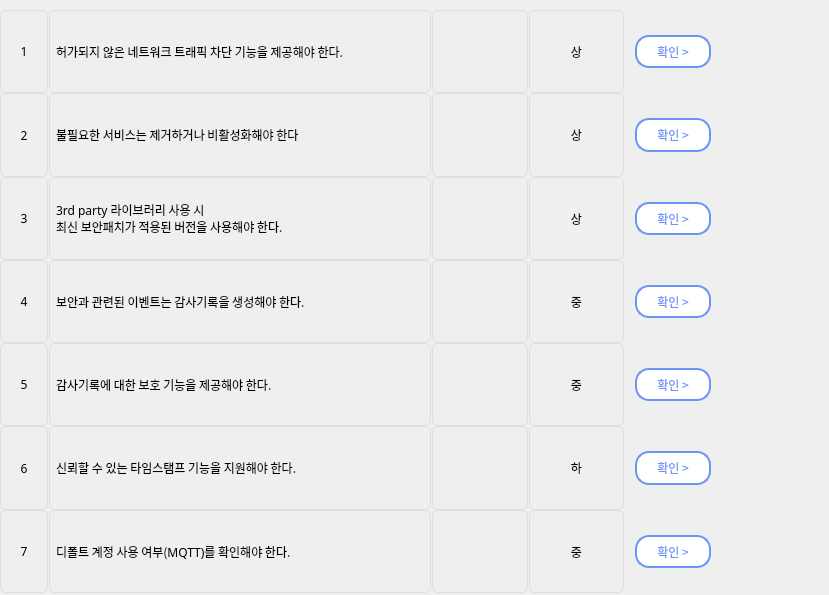
    <widget class="QWidget" name="scrollAreaWidgetContents">
     <property name="geometry">
      <rect>
       <x>0</x>
       <y>-254</y>
       <width>829</width>
       <height>595</height>
      </rect>
     </property>
     <property name="minimumSize">
      <size>
       <width>0</width>
       <height>519</height>
      </size>
     </property>
     <property name="maximumSize">
      <size>
       <width>16777215</width>
       <height>15777215</height>
      </size>
     </property>
     <property name="font">
      <font>
       <kerning>true</kerning>
      </font>
     </property>
     <widget class="QWidget" name="gridLayoutWidget_3">
      <property name="geometry">
       <rect>
        <x>0</x>
        <y>10</y>
        <width>721</width>
        <height>583</height>
       </rect>
      </property>
      <layout class="QGridLayout" name="gridLayout_5" columnstretch="1,8,2,2,2">
       <property name="sizeConstraint">
        <enum>QLayout::SetDefaultConstraint</enum>
       </property>
       <property name="leftMargin">
        <number>0</number>
       </property>
       <property name="topMargin">
        <number>0</number>
       </property>
       <property name="horizontalSpacing">
        <number>1</number>
       </property>
       <property name="verticalSpacing">
        <number>0</number>
       </property>
       <item row="2" column="3">
        <widget class="QLabel" name="label_185">
         <property name="font">
          <font>
           <family>AppleSDGothicNeoM00</family>
          </font>
         </property>
         <property name="styleSheet">
          <string notr="true">border: 1px solid rgb(223, 223, 223);
border-radius: 6px</string>
         </property>
         <property name="text">
          <string>상</string>
         </property>
         <property name="alignment">
          <set>Qt::AlignCenter</set>
         </property>
        </widget>
       </item>
       <item row="2" column="1">
        <widget class="QLabel" name="label_186">
         <property name="font">
          <font>
           <family>AppleSDGothicNeoM00</family>
          </font>
         </property>
         <property name="styleSheet">
          <string notr="true">border: 1px solid rgb(223, 223, 223);
border-radius: 6px;
padding-left: 3px;</string>
         </property>
         <property name="text">
          <string>불필요한 서비스는 제거하거나 비활성화해야 한다</string>
         </property>
         <property name="alignment">
          <set>Qt::AlignLeading|Qt::AlignLeft|Qt::AlignVCenter</set>
         </property>
        </widget>
       </item>
       <item row="5" column="3">
        <widget class="QLabel" name="label_178">
         <property name="font">
          <font>
           <family>AppleSDGothicNeoM00</family>
          </font>
         </property>
         <property name="styleSheet">
          <string notr="true">border: 1px solid rgb(223, 223, 223);
border-radius: 6px</string>
         </property>
         <property name="text">
          <string>중</string>
         </property>
         <property name="alignment">
          <set>Qt::AlignCenter</set>
         </property>
        </widget>
       </item>
       <item row="4" column="4">
        <widget class="QPushButton" name="pushButton_53">
         <property name="sizePolicy">
          <sizepolicy hsizetype="Minimum" vsizetype="Minimum">
           <horstretch>0</horstretch>
           <verstretch>0</verstretch>
          </sizepolicy>
         </property>
         <property name="sizeIncrement">
          <size>
           <width>0</width>
           <height>0</height>
          </size>
         </property>
         <property name="font">
          <font>
           <family>AppleSDGothicNeoM00</family>
           <pointsize>9</pointsize>
          </font>
         </property>
         <property name="cursor">
          <cursorShape>PointingHandCursor</cursorShape>
         </property>
         <property name="layoutDirection">
          <enum>Qt::LeftToRight</enum>
         </property>
         <property name="styleSheet">
          <string notr="true">QPushButton {
            background-color : rgb(255, 255, 255);
            color : rgb(108, 147, 246);
            border: 2px solid rgb(108, 147, 246);
            margin-left:10px;
            margin-right:10px;
            margin-top:25px;
            margin-bottom:25px;
            border-radius:14px
        }
        QPushButton:hover {
            background-color : rgb(108, 147, 246);
            color : rgb(255, 255, 255);
            border: 2px solid rgb(108, 147, 246);
            margin-left:10px;
            margin-right:10px;
            margin-top:25px;
            margin-bottom:25px;
            border-radius:14px
        }</string>
         </property>
         <property name="text">
          <string>확인 &gt;</string>
         </property>
         <property name="iconSize">
          <size>
           <width>9</width>
           <height>20</height>
          </size>
         </property>
        </widget>
       </item>
       <item row="4" column="1">
        <widget class="QLabel" name="label_180">
         <property name="font">
          <font>
           <family>AppleSDGothicNeoM00</family>
          </font>
         </property>
         <property name="styleSheet">
          <string notr="true">border: 1px solid rgb(223, 223, 223);
border-radius: 6px;
padding-left: 3px;</string>
         </property>
         <property name="text">
          <string>보안과 관련된 이벤트는 감사기록을 생성해야 한다.</string>
         </property>
         <property name="alignment">
          <set>Qt::AlignLeading|Qt::AlignLeft|Qt::AlignVCenter</set>
         </property>
        </widget>
       </item>
       <item row="6" column="3">
        <widget class="QLabel" name="label_187">
         <property name="font">
          <font>
           <family>AppleSDGothicNeoM00</family>
          </font>
         </property>
         <property name="styleSheet">
          <string notr="true">border: 1px solid rgb(223, 223, 223);
border-radius: 6px</string>
         </property>
         <property name="text">
          <string>하</string>
         </property>
         <property name="alignment">
          <set>Qt::AlignCenter</set>
         </property>
        </widget>
       </item>
       <item row="6" column="4">
        <widget class="QPushButton" name="pushButton_58">
         <property name="sizePolicy">
          <sizepolicy hsizetype="Minimum" vsizetype="Minimum">
           <horstretch>0</horstretch>
           <verstretch>0</verstretch>
          </sizepolicy>
         </property>
         <property name="sizeIncrement">
          <size>
           <width>0</width>
           <height>0</height>
          </size>
         </property>
         <property name="font">
          <font>
           <family>AppleSDGothicNeoM00</family>
           <pointsize>9</pointsize>
          </font>
         </property>
         <property name="cursor">
          <cursorShape>PointingHandCursor</cursorShape>
         </property>
         <property name="layoutDirection">
          <enum>Qt::LeftToRight</enum>
         </property>
         <property name="styleSheet">
          <string notr="true">QPushButton {
            background-color : rgb(255, 255, 255);
            color : rgb(108, 147, 246);
            border: 2px solid rgb(108, 147, 246);
            margin-left:10px;
            margin-right:10px;
            margin-top:25px;
            margin-bottom:25px;
            border-radius:14px
        }
        QPushButton:hover {
            background-color : rgb(108, 147, 246);
            color : rgb(255, 255, 255);
            border: 2px solid rgb(108, 147, 246);
            margin-left:10px;
            margin-right:10px;
            margin-top:25px;
            margin-bottom:25px;
            border-radius:14px
        }</string>
         </property>
         <property name="text">
          <string>확인 &gt;</string>
         </property>
         <property name="iconSize">
          <size>
           <width>9</width>
           <height>20</height>
          </size>
         </property>
        </widget>
       </item>
       <item row="6" column="1">
        <widget class="QLabel" name="label_199">
         <property name="font">
          <font>
           <family>AppleSDGothicNeoM00</family>
          </font>
         </property>
         <property name="styleSheet">
          <string notr="true">border: 1px solid rgb(223, 223, 223);
border-radius: 6px;
padding-left: 3px;</string>
         </property>
         <property name="text">
          <string>신뢰할 수 있는 타임스탬프 기능을 지원해야 한다.</string>
         </property>
         <property name="alignment">
          <set>Qt::AlignLeading|Qt::AlignLeft|Qt::AlignVCenter</set>
         </property>
        </widget>
       </item>
       <item row="0" column="0">
        <widget class="QLabel" name="label_198">
         <property name="font">
          <font>
           <family>AppleSDGothicNeoM00</family>
          </font>
         </property>
         <property name="styleSheet">
          <string notr="true">border: 1px solid rgb(223, 223, 223);
border-radius: 6px</string>
         </property>
         <property name="text">
          <string>1</string>
         </property>
         <property name="alignment">
          <set>Qt::AlignCenter</set>
         </property>
        </widget>
       </item>
       <item row="0" column="1">
        <widget class="QLabel" name="label_196">
         <property name="font">
          <font>
           <family>AppleSDGothicNeoM00</family>
          </font>
         </property>
         <property name="styleSheet">
          <string notr="true">border: 1px solid rgb(223, 223, 223);
border-radius: 6px;
padding-left: 3px;</string>
         </property>
         <property name="text">
          <string>허가되지 않은 네트워크 트래픽 차단 기능을 제공해야 한다.</string>
         </property>
         <property name="alignment">
          <set>Qt::AlignLeading|Qt::AlignLeft|Qt::AlignVCenter</set>
         </property>
        </widget>
       </item>
       <item row="6" column="0">
        <widget class="QLabel" name="label_207">
         <property name="font">
          <font>
           <family>AppleSDGothicNeoM00</family>
          </font>
         </property>
         <property name="styleSheet">
          <string notr="true">border: 1px solid rgb(223, 223, 223);
border-radius: 6px</string>
         </property>
         <property name="text">
          <string>6</string>
         </property>
         <property name="alignment">
          <set>Qt::AlignCenter</set>
         </property>
        </widget>
       </item>
       <item row="7" column="1">
        <widget class="QLabel" name="label_200">
         <property name="font">
          <font>
           <family>AppleSDGothicNeoM00</family>
          </font>
         </property>
         <property name="styleSheet">
          <string notr="true">border: 1px solid rgb(223, 223, 223);
border-radius: 6px;
padding-left: 3px;</string>
         </property>
         <property name="text">
          <string>디폴트 계정 사용 여부(MQTT)를 확인해야 한다.</string>
         </property>
         <property name="alignment">
          <set>Qt::AlignLeading|Qt::AlignLeft|Qt::AlignVCenter</set>
         </property>
        </widget>
       </item>
       <item row="7" column="0">
        <widget class="QLabel" name="label_208">
         <property name="font">
          <font>
           <family>AppleSDGothicNeoM00</family>
          </font>
         </property>
         <property name="styleSheet">
          <string notr="true">border: 1px solid rgb(223, 223, 223);
border-radius: 6px</string>
         </property>
         <property name="text">
          <string>7</string>
         </property>
         <property name="alignment">
          <set>Qt::AlignCenter</set>
         </property>
        </widget>
       </item>
       <item row="7" column="3">
        <widget class="QLabel" name="label_191">
         <property name="font">
          <font>
           <family>AppleSDGothicNeoM00</family>
          </font>
         </property>
         <property name="styleSheet">
          <string notr="true">border: 1px solid rgb(223, 223, 223);
border-radius: 6px</string>
         </property>
         <property name="text">
          <string>중</string>
         </property>
         <property name="alignment">
          <set>Qt::AlignCenter</set>
         </property>
        </widget>
       </item>
       <item row="7" column="4">
        <widget class="QPushButton" name="pushButton_59">
         <property name="sizePolicy">
          <sizepolicy hsizetype="Minimum" vsizetype="Minimum">
           <horstretch>0</horstretch>
           <verstretch>0</verstretch>
          </sizepolicy>
         </property>
         <property name="sizeIncrement">
          <size>
           <width>0</width>
           <height>0</height>
          </size>
         </property>
         <property name="font">
          <font>
           <family>AppleSDGothicNeoM00</family>
           <pointsize>9</pointsize>
          </font>
         </property>
         <property name="cursor">
          <cursorShape>PointingHandCursor</cursorShape>
         </property>
         <property name="layoutDirection">
          <enum>Qt::LeftToRight</enum>
         </property>
         <property name="styleSheet">
          <string notr="true">QPushButton {
            background-color : rgb(255, 255, 255);
            color : rgb(108, 147, 246);
            border: 2px solid rgb(108, 147, 246);
            margin-left:10px;
            margin-right:10px;
            margin-top:25px;
            margin-bottom:25px;
            border-radius:14px
        }
        QPushButton:hover {
            background-color : rgb(108, 147, 246);
            color : rgb(255, 255, 255);
            border: 2px solid rgb(108, 147, 246);
            margin-left:10px;
            margin-right:10px;
            margin-top:25px;
            margin-bottom:25px;
            border-radius:14px
        }</string>
         </property>
         <property name="text">
          <string>확인 &gt;</string>
         </property>
         <property name="iconSize">
          <size>
           <width>9</width>
           <height>20</height>
          </size>
         </property>
        </widget>
       </item>
       <item row="0" column="4">
        <layout class="QVBoxLayout" name="verticalLayout_6">
         <property name="spacing">
          <number>7</number>
         </property>
         <item>
          <widget class="QPushButton" name="pushButton_56">
           <property name="sizePolicy">
            <sizepolicy hsizetype="Minimum" vsizetype="Minimum">
             <horstretch>0</horstretch>
             <verstretch>0</verstretch>
            </sizepolicy>
           </property>
           <property name="sizeIncrement">
            <size>
             <width>0</width>
             <height>0</height>
            </size>
           </property>
           <property name="font">
            <font>
             <family>AppleSDGothicNeoM00</family>
             <pointsize>9</pointsize>
            </font>
           </property>
           <property name="cursor">
            <cursorShape>PointingHandCursor</cursorShape>
           </property>
           <property name="layoutDirection">
            <enum>Qt::LeftToRight</enum>
           </property>
           <property name="styleSheet">
            <string notr="true">QPushButton {
            background-color : rgb(255, 255, 255);
            color : rgb(108, 147, 246);
            border: 2px solid rgb(108, 147, 246);
            margin-left:10px;
            margin-right:10px;
            margin-top:25px;
            margin-bottom:25px;
            border-radius:14px
        }
        QPushButton:hover {
            background-color : rgb(108, 147, 246);
            color : rgb(255, 255, 255);
            border: 2px solid rgb(108, 147, 246);
            margin-left:10px;
            margin-right:10px;
            margin-top:25px;
            margin-bottom:25px;
            border-radius:14px
        }</string>
           </property>
           <property name="text">
            <string>확인 &gt;</string>
           </property>
           <property name="iconSize">
            <size>
             <width>9</width>
             <height>20</height>
            </size>
           </property>
          </widget>
         </item>
        </layout>
       </item>
       <item row="0" column="3">
        <widget class="QLabel" name="label_202">
         <property name="font">
          <font>
           <family>AppleSDGothicNeoM00</family>
          </font>
         </property>
         <property name="styleSheet">
          <string notr="true">border: 1px solid rgb(223, 223, 223);
border-radius: 6px</string>
         </property>
         <property name="text">
          <string>상</string>
         </property>
         <property name="alignment">
          <set>Qt::AlignCenter</set>
         </property>
        </widget>
       </item>
       <item row="3" column="1">
        <widget class="QLabel" name="label_197">
         <property name="font">
          <font>
           <family>AppleSDGothicNeoM00</family>
          </font>
         </property>
         <property name="styleSheet">
          <string notr="true">border: 1px solid rgb(223, 223, 223);
border-radius: 6px;
padding-left: 3px;</string>
         </property>
         <property name="text">
          <string>3rd party 라이브러리 사용 시
최신 보안패치가 적용된 버전을 사용해야 한다.</string>
         </property>
         <property name="alignment">
          <set>Qt::AlignLeading|Qt::AlignLeft|Qt::AlignVCenter</set>
         </property>
        </widget>
       </item>
       <item row="3" column="0">
        <widget class="QLabel" name="label_203">
         <property name="font">
          <font>
           <family>AppleSDGothicNeoM00</family>
          </font>
         </property>
         <property name="styleSheet">
          <string notr="true">border: 1px solid rgb(223, 223, 223);
border-radius: 6px</string>
         </property>
         <property name="text">
          <string>3</string>
         </property>
         <property name="alignment">
          <set>Qt::AlignCenter</set>
         </property>
        </widget>
       </item>
       <item row="4" column="0">
        <widget class="QLabel" name="label_205">
         <property name="font">
          <font>
           <family>AppleSDGothicNeoM00</family>
          </font>
         </property>
         <property name="styleSheet">
          <string notr="true">border: 1px solid rgb(223, 223, 223);
border-radius: 6px</string>
         </property>
         <property name="text">
          <string>4</string>
         </property>
         <property name="alignment">
          <set>Qt::AlignCenter</set>
         </property>
        </widget>
       </item>
       <item row="2" column="0">
        <widget class="QLabel" name="label_204">
         <property name="font">
          <font>
           <family>AppleSDGothicNeoM00</family>
          </font>
         </property>
         <property name="styleSheet">
          <string notr="true">border: 1px solid rgb(223, 223, 223);
border-radius: 6px</string>
         </property>
         <property name="text">
          <string>2</string>
         </property>
         <property name="alignment">
          <set>Qt::AlignCenter</set>
         </property>
        </widget>
       </item>
       <item row="5" column="0">
        <widget class="QLabel" name="label_206">
         <property name="font">
          <font>
           <family>AppleSDGothicNeoM00</family>
          </font>
         </property>
         <property name="styleSheet">
          <string notr="true">border: 1px solid rgb(223, 223, 223);
border-radius: 6px</string>
         </property>
         <property name="text">
          <string>5</string>
         </property>
         <property name="alignment">
          <set>Qt::AlignCenter</set>
         </property>
        </widget>
       </item>
       <item row="4" column="3">
        <widget class="QLabel" name="label_192">
         <property name="font">
          <font>
           <family>AppleSDGothicNeoM00</family>
          </font>
         </property>
         <property name="styleSheet">
          <string notr="true">border: 1px solid rgb(223, 223, 223);
border-radius: 6px</string>
         </property>
         <property name="text">
          <string>중</string>
         </property>
         <property name="alignment">
          <set>Qt::AlignCenter</set>
         </property>
        </widget>
       </item>
       <item row="2" column="4">
        <widget class="QPushButton" name="pushButton_57">
         <property name="sizePolicy">
          <sizepolicy hsizetype="Minimum" vsizetype="Minimum">
           <horstretch>0</horstretch>
           <verstretch>0</verstretch>
          </sizepolicy>
         </property>
         <property name="sizeIncrement">
          <size>
           <width>0</width>
           <height>0</height>
          </size>
         </property>
         <property name="font">
          <font>
           <family>AppleSDGothicNeoM00</family>
           <pointsize>9</pointsize>
          </font>
         </property>
         <property name="cursor">
          <cursorShape>PointingHandCursor</cursorShape>
         </property>
         <property name="layoutDirection">
          <enum>Qt::LeftToRight</enum>
         </property>
         <property name="styleSheet">
          <string notr="true">QPushButton {
            background-color : rgb(255, 255, 255);
            color : rgb(108, 147, 246);
            border: 2px solid rgb(108, 147, 246);
            margin-left:10px;
            margin-right:10px;
            margin-top:25px;
            margin-bottom:25px;
            border-radius:14px
        }
        QPushButton:hover {
            background-color : rgb(108, 147, 246);
            color : rgb(255, 255, 255);
            border: 2px solid rgb(108, 147, 246);
            margin-left:10px;
            margin-right:10px;
            margin-top:25px;
            margin-bottom:25px;
            border-radius:14px
        }</string>
         </property>
         <property name="text">
          <string>확인 &gt;</string>
         </property>
         <property name="iconSize">
          <size>
           <width>9</width>
           <height>20</height>
          </size>
         </property>
        </widget>
       </item>
       <item row="3" column="3">
        <widget class="QLabel" name="label_188">
         <property name="font">
          <font>
           <family>AppleSDGothicNeoM00</family>
          </font>
         </property>
         <property name="styleSheet">
          <string notr="true">border: 1px solid rgb(223, 223, 223);
border-radius: 6px</string>
         </property>
         <property name="text">
          <string>상</string>
         </property>
         <property name="alignment">
          <set>Qt::AlignCenter</set>
         </property>
        </widget>
       </item>
       <item row="3" column="4">
        <widget class="QPushButton" name="pushButton_54">
         <property name="sizePolicy">
          <sizepolicy hsizetype="Minimum" vsizetype="Minimum">
           <horstretch>0</horstretch>
           <verstretch>0</verstretch>
          </sizepolicy>
         </property>
         <property name="sizeIncrement">
          <size>
           <width>0</width>
           <height>0</height>
          </size>
         </property>
         <property name="font">
          <font>
           <family>AppleSDGothicNeoM00</family>
           <pointsize>9</pointsize>
          </font>
         </property>
         <property name="cursor">
          <cursorShape>PointingHandCursor</cursorShape>
         </property>
         <property name="layoutDirection">
          <enum>Qt::LeftToRight</enum>
         </property>
         <property name="styleSheet">
          <string notr="true">QPushButton {
            background-color : rgb(255, 255, 255);
            color : rgb(108, 147, 246);
            border: 2px solid rgb(108, 147, 246);
            margin-left:10px;
            margin-right:10px;
            margin-top:25px;
            margin-bottom:25px;
            border-radius:14px
        }
        QPushButton:hover {
            background-color : rgb(108, 147, 246);
            color : rgb(255, 255, 255);
            border: 2px solid rgb(108, 147, 246);
            margin-left:10px;
            margin-right:10px;
            margin-top:25px;
            margin-bottom:25px;
            border-radius:14px
        }</string>
         </property>
         <property name="text">
          <string>확인 &gt;</string>
         </property>
         <property name="iconSize">
          <size>
           <width>9</width>
           <height>20</height>
          </size>
         </property>
        </widget>
       </item>
       <item row="5" column="4">
        <widget class="QPushButton" name="pushButton_55">
         <property name="sizePolicy">
          <sizepolicy hsizetype="Minimum" vsizetype="Minimum">
           <horstretch>0</horstretch>
           <verstretch>0</verstretch>
          </sizepolicy>
         </property>
         <property name="sizeIncrement">
          <size>
           <width>0</width>
           <height>0</height>
          </size>
         </property>
         <property name="font">
          <font>
           <family>AppleSDGothicNeoM00</family>
           <pointsize>9</pointsize>
          </font>
         </property>
         <property name="cursor">
          <cursorShape>PointingHandCursor</cursorShape>
         </property>
         <property name="layoutDirection">
          <enum>Qt::LeftToRight</enum>
         </property>
         <property name="styleSheet">
          <string notr="true">QPushButton {
            background-color : rgb(255, 255, 255);
            color : rgb(108, 147, 246);
            border: 2px solid rgb(108, 147, 246);
            margin-left:10px;
            margin-right:10px;
            margin-top:25px;
            margin-bottom:25px;
            border-radius:14px
        }
        QPushButton:hover {
            background-color : rgb(108, 147, 246);
            color : rgb(255, 255, 255);
            border: 2px solid rgb(108, 147, 246);
            margin-left:10px;
            margin-right:10px;
            margin-top:25px;
            margin-bottom:25px;
            border-radius:14px
        }</string>
         </property>
         <property name="text">
          <string>확인 &gt;</string>
         </property>
         <property name="iconSize">
          <size>
           <width>9</width>
           <height>20</height>
          </size>
         </property>
        </widget>
       </item>
       <item row="5" column="1">
        <widget class="QLabel" name="label_195">
         <property name="font">
          <font>
           <family>AppleSDGothicNeoM00</family>
          </font>
         </property>
         <property name="styleSheet">
          <string notr="true">border: 1px solid rgb(223, 223, 223);
border-radius: 6px;
padding-left: 3px;</string>
         </property>
         <property name="text">
          <string>감사기록에 대한 보호 기능을 제공해야 한다.</string>
         </property>
         <property name="alignment">
          <set>Qt::AlignLeading|Qt::AlignLeft|Qt::AlignVCenter</set>
         </property>
        </widget>
       </item>
       <item row="0" column="2">
        <widget class="QLabel" name="label_33">
         <property name="styleSheet">
          <string notr="true">border: 1px solid rgb(223, 223, 223);
border-radius: 6px;</string>
         </property>
         <property name="text">
          <string/>
         </property>
         <property name="pixmap">
          <pixmap>done.png</pixmap>
         </property>
        </widget>
       </item>
       <item row="2" column="2">
        <widget class="QLabel" name="label_34">
         <property name="styleSheet">
          <string notr="true">border: 1px solid rgb(223, 223, 223);
border-radius: 6px;</string>
         </property>
         <property name="text">
          <string/>
         </property>
         <property name="pixmap">
          <pixmap>done.png</pixmap>
         </property>
        </widget>
       </item>
       <item row="3" column="2">
        <widget class="QLabel" name="label_35">
         <property name="styleSheet">
          <string notr="true">border: 1px solid rgb(223, 223, 223);
border-radius: 6px;</string>
         </property>
         <property name="text">
          <string/>
         </property>
         <property name="pixmap">
          <pixmap>done.png</pixmap>
         </property>
        </widget>
       </item>
       <item row="4" column="2">
        <widget class="QLabel" name="label_36">
         <property name="styleSheet">
          <string notr="true">border: 1px solid rgb(223, 223, 223);
border-radius: 6px;</string>
         </property>
         <property name="text">
          <string/>
         </property>
         <property name="pixmap">
          <pixmap>done.png</pixmap>
         </property>
        </widget>
       </item>
       <item row="5" column="2">
        <widget class="QLabel" name="label_37">
         <property name="styleSheet">
          <string notr="true">border: 1px solid rgb(223, 223, 223);
border-radius: 6px;</string>
         </property>
         <property name="text">
          <string/>
         </property>
         <property name="pixmap">
          <pixmap>danger.png</pixmap>
         </property>
        </widget>
       </item>
       <item row="7" column="2">
        <widget class="QLabel" name="label_38">
         <property name="styleSheet">
          <string notr="true">border: 1px solid rgb(223, 223, 223);
border-radius: 6px;</string>
         </property>
         <property name="text">
          <string/>
         </property>
         <property name="pixmap">
          <pixmap>danger.png</pixmap>
         </property>
        </widget>
       </item>
       <item row="6" column="2">
        <widget class="QLabel" name="label_39">
         <property name="styleSheet">
          <string notr="true">border: 1px solid rgb(223, 223, 223);
border-radius: 6px;</string>
         </property>
         <property name="text">
          <string/>
         </property>
         <property name="pixmap">
          <pixmap>done.png</pixmap>
         </property>
        </widget>
       </item>
      </layout>
     </widget>
    </widget>
